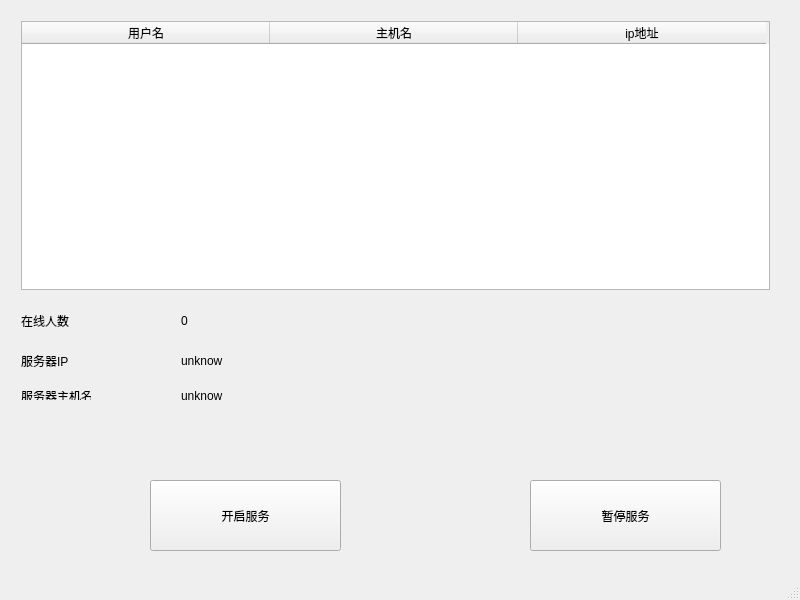
<?xml version="1.0" encoding="UTF-8"?>
<ui version="4.0">
 <class>MainWindow</class>
 <widget class="QMainWindow" name="MainWindow">
  <property name="geometry">
   <rect>
    <x>0</x>
    <y>0</y>
    <width>800</width>
    <height>600</height>
   </rect>
  </property>
  <property name="windowTitle">
   <string>MainWindow</string>
  </property>
  <widget class="QWidget" name="centralWidget">
   <widget class="QPushButton" name="startButton">
    <property name="geometry">
     <rect>
      <x>150</x>
      <y>480</y>
      <width>191</width>
      <height>71</height>
     </rect>
    </property>
    <property name="text">
     <string>开启服务</string>
    </property>
   </widget>
   <widget class="QWidget" name="gridLayoutWidget">
    <property name="geometry">
     <rect>
      <x>10</x>
      <y>10</y>
      <width>771</width>
      <height>291</height>
     </rect>
    </property>
    <layout class="QGridLayout" name="gridLayout">
     <item row="0" column="0">
      <layout class="QHBoxLayout" name="horizontalLayout">
       <item>
        <widget class="QTableWidget" name="messagetableWidget">
         <attribute name="horizontalHeaderDefaultSectionSize">
          <number>248</number>
         </attribute>
         <attribute name="verticalHeaderDefaultSectionSize">
          <number>37</number>
         </attribute>
         <column>
          <property name="text">
           <string>用户名</string>
          </property>
         </column>
         <column>
          <property name="text">
           <string>主机名</string>
          </property>
         </column>
         <column>
          <property name="text">
           <string>ip地址</string>
          </property>
         </column>
        </widget>
       </item>
      </layout>
     </item>
    </layout>
   </widget>
   <widget class="QWidget" name="horizontalLayoutWidget_2">
    <property name="geometry">
     <rect>
      <x>10</x>
      <y>300</y>
      <width>71</width>
      <height>41</height>
     </rect>
    </property>
    <layout class="QHBoxLayout" name="horizontalLayout_2">
     <item>
      <widget class="QLabel" name="numshowlabel">
       <property name="text">
        <string>在线人数</string>
       </property>
      </widget>
     </item>
    </layout>
   </widget>
   <widget class="QPushButton" name="stopButton">
    <property name="geometry">
     <rect>
      <x>530</x>
      <y>480</y>
      <width>191</width>
      <height>71</height>
     </rect>
    </property>
    <property name="text">
     <string>暂停服务</string>
    </property>
   </widget>
   <widget class="QWidget" name="horizontalLayoutWidget_3">
    <property name="geometry">
     <rect>
      <x>10</x>
      <y>340</y>
      <width>71</width>
      <height>41</height>
     </rect>
    </property>
    <layout class="QHBoxLayout" name="horizontalLayout_3">
     <item>
      <widget class="QLabel" name="ipshowlabel">
       <property name="text">
        <string>服务器IP</string>
       </property>
      </widget>
     </item>
    </layout>
   </widget>
   <widget class="QWidget" name="verticalLayoutWidget">
    <property name="geometry">
     <rect>
      <x>170</x>
      <y>340</y>
      <width>160</width>
      <height>41</height>
     </rect>
    </property>
    <layout class="QVBoxLayout" name="verticalLayout">
     <item>
      <widget class="QLabel" name="iplabel">
       <property name="text">
        <string>unknow</string>
       </property>
      </widget>
     </item>
    </layout>
   </widget>
   <widget class="QWidget" name="horizontalLayoutWidget_5">
    <property name="geometry">
     <rect>
      <x>170</x>
      <y>300</y>
      <width>160</width>
      <height>41</height>
     </rect>
    </property>
    <layout class="QHBoxLayout" name="horizontalLayout_5">
     <item>
      <widget class="QLabel" name="numClientlabel">
       <property name="text">
        <string>0</string>
       </property>
      </widget>
     </item>
    </layout>
   </widget>
   <widget class="QWidget" name="horizontalLayoutWidget_6">
    <property name="geometry">
     <rect>
      <x>10</x>
      <y>380</y>
      <width>92</width>
      <height>31</height>
     </rect>
    </property>
    <layout class="QHBoxLayout" name="horizontalLayout_6">
     <item>
      <widget class="QLabel" name="hostshowlabel">
       <property name="text">
        <string>服务器主机名</string>
       </property>
      </widget>
     </item>
    </layout>
   </widget>
   <widget class="QWidget" name="horizontalLayoutWidget_7">
    <property name="geometry">
     <rect>
      <x>170</x>
      <y>380</y>
      <width>171</width>
      <height>31</height>
     </rect>
    </property>
    <layout class="QHBoxLayout" name="horizontalLayout_7">
     <item>
      <widget class="QLabel" name="hostlabel">
       <property name="text">
        <string>unknow</string>
       </property>
      </widget>
     </item>
    </layout>
   </widget>
  </widget>
  <widget class="QStatusBar" name="statusBar"/>
 </widget>
 <layoutdefault spacing="6" margin="11"/>
 <resources/>
 <connections/>
</ui>
